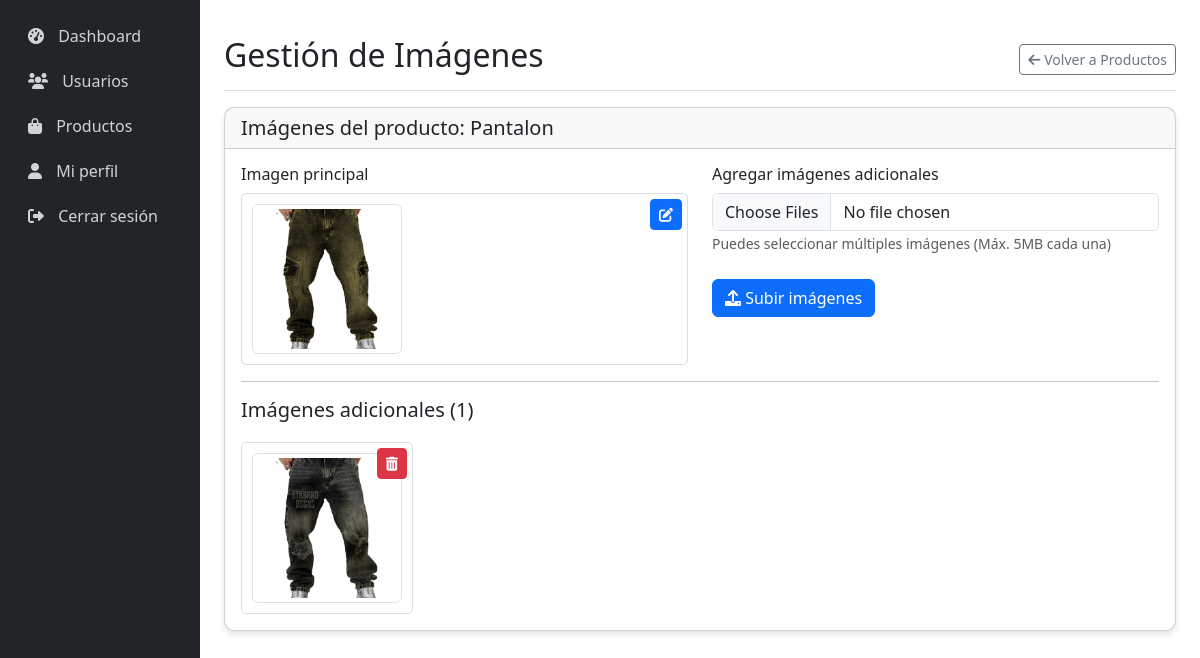
Screenshot of /store/admin/gestion-imagenes.php?id=12 (signed in) with the database file from the repository.
### tables this page shows
CREATE TABLE `productos` (
  `id` int(11) NOT NULL,
  `nombre` varchar(255) NOT NULL,
  `descripcion` text DEFAULT NULL,
  `precio_normal` decimal(10,2) NOT NULL,
  `precio_descuento` decimal(10,2) DEFAULT NULL,
  `categoria_id` int(11) DEFAULT NULL,
  `imagen` varchar(255) DEFAULT NULL,
  `imagenes_adicionales` varchar(255) DEFAULT NULL,
  `destacado` tinyint(1) DEFAULT 0,
  `stock` int(11) NOT NULL DEFAULT 0,
  `sku` varchar(50) DEFAULT NULL,
  `fecha_creacion` timestamp NOT NULL DEFAULT current_timestamp(),
  `categoria_talla` varchar(20) NOT NULL DEFAULT 'camisa' COMMENT 'Tipo de talla: camisa, pantalon, zapato',
  `descuento_inicio` datetime DEFAULT NULL,
  `descuento_fin` datetime DEFAULT NULL,
  `activo` tinyint(1) DEFAULT 1
);

### store/admin/gestion-imagenes.php (the view, shortened to what this page needs)
<?php
require_once '../config.php';
$producto_id = (int)$_GET['id'];
$stmt = $conn->prepare("SELECT * FROM productos WHERE id = ?");
$stmt->execute([$producto_id]);
$producto = $stmt->fetch(PDO::FETCH_ASSOC);
$imagenes_adicionales = [];
if(!empty($producto['imagenes_adicionales'])) {
    $imagenes_adicionales = json_decode($producto['imagenes_adicionales'], true);
}
?>
<!DOCTYPE html>
<html lang="es">
<head>
    <link href="https://cdn.jsdelivr.net/npm/bootstrap@5.3.0/dist/css/bootstrap.min.css" rel="stylesheet">
    <link rel="stylesheet" href="https://cdnjs.cloudflare.com/ajax/libs/font-awesome/6.0.0/css/all.min.css">
</head>
<body>
    <div class="container-fluid">
        <div class="row">
            <?php include 'includes/sidebar.php'; ?>
            <main class="col-md-9 ms-sm-auto col-lg-10 px-md-4 main-content">
                <div class="d-flex justify-content-between flex-wrap flex-md-nowrap align-items-center pt-3 pb-2 mb-3 border-bottom">
                    <h1 class="h2">Gestión de Imágenes</h1>
                    <div class="btn-toolbar mb-2 mb-md-0">
                        <a href="productos.php" class="btn btn-sm btn-outline-secondary">
                            <i class="fas fa-arrow-left"></i> Volver a Productos
                        </a>
                    </div>
                </div>
                <div class="card">
                    <div class="card-header">
                        <h5 class="mb-0">Imágenes del producto: <?php echo htmlspecialchars($producto['nombre']); ?></h5>
                    </div>
                    <div class="card-body">
                        <div class="row">
                            <div class="col-md-6">
                                <h6>Imagen principal</h6>
                                <?php if(!empty($producto['imagen'])): ?>
                                    <div class="img-wrapper">
                                        <img src="<?php echo PRODUCT_IMAGES_PATH . htmlspecialchars($producto['imagen']); ?>"
                                             class="img-thumbnail"
                                             alt="Imagen principal"
                                             onerror="this.src='<?php echo ASSETS_PATH; ?>img/placeholder.jpg'">
                                        <div class="img-actions">
                                            <a href="editar-producto.php?id=<?php echo $producto_id; ?>" class="btn btn-sm btn-primary" title="Cambiar imagen principal">
                                                <i class="fas fa-edit"></i>
                                            </a>
                                        </div>
                                    </div>
                                <?php endif; ?>
                            </div>
                            <div class="col-md-6">
                                <h6>Agregar imágenes adicionales</h6>
                                <form method="POST" enctype="multipart/form-data">
                                    <div class="mb-3">
                                        <input class="form-control" type="file" id="nuevas_imagenes" name="nuevas_imagenes[]" multiple accept="image/*">
                                        <small class="text-muted">Puedes seleccionar múltiples imágenes (Máx. 5MB cada una)</small>
                                    </div>
                                    <button type="submit" class="btn btn-primary">
                                        <i class="fas fa-upload"></i> Subir imágenes
                                    </button>
                                </form>
                            </div>
                        </div>
                        <hr>
                        <h5>Imágenes adicionales (<?php echo count($imagenes_adicionales); ?>)</h5>
                        <?php if(!empty($imagenes_adicionales)): ?>
                            <div class="img-container">
                                <?php foreach($imagenes_adicionales as $imagen): ?>
                                    <div class="img-wrapper">
                                        <img src="<?php echo PRODUCT_IMAGES_PATH . htmlspecialchars($imagen); ?>"
                                             class="img-thumbnail"
                                             alt="Imagen adicional"
                                             onerror="this.src='<?php echo ASSETS_PATH; ?>img/placeholder.jpg'">
                                        <div class="img-actions">
                                            <a href="gestion-imagenes.php?id=<?php echo $producto_id; ?>&eliminar_imagen=<?php echo urlencode($imagen); ?>"
                                               class="btn btn-sm btn-danger"
                                               title="Eliminar imagen"
                                               onclick="return confirm('¿Estás seguro de eliminar esta imagen?')">
                                                <i class="fas fa-trash-alt"></i>
                                            </a>
                                        </div>
                                    </div>
                                <?php endforeach; ?>
                            </div>
                        <?php else: ?>
                            <div class="alert alert-info">Este producto no tiene imágenes adicionales</div>
                        <?php endif; ?>
                    </div>
                </div>
            </main>
        </div>
    </div>
</body>
</html>

### store/admin/gestion-imagenes.php (style rules this page uses)
.main-content { padding: 20px; }
.card { border-radius: 10px; box-shadow: 0 4px 6px rgba(0, 0, 0, 0.1); margin-bottom: 20px; }
.img-thumbnail { width: 150px; height: 150px; object-fit: cover; margin: 5px; }
.img-container { display: flex; flex-wrap: wrap; gap: 15px; margin-top: 20px; }
.img-wrapper { position: relative; border: 1px solid #ddd; border-radius: 5px; padding: 5px; }
.img-actions { position: absolute; top: 5px; right: 5px; }

### rows the page displays
productos: nombre "Pantalon", imagen (picture), imagenes_adicionales "1"
